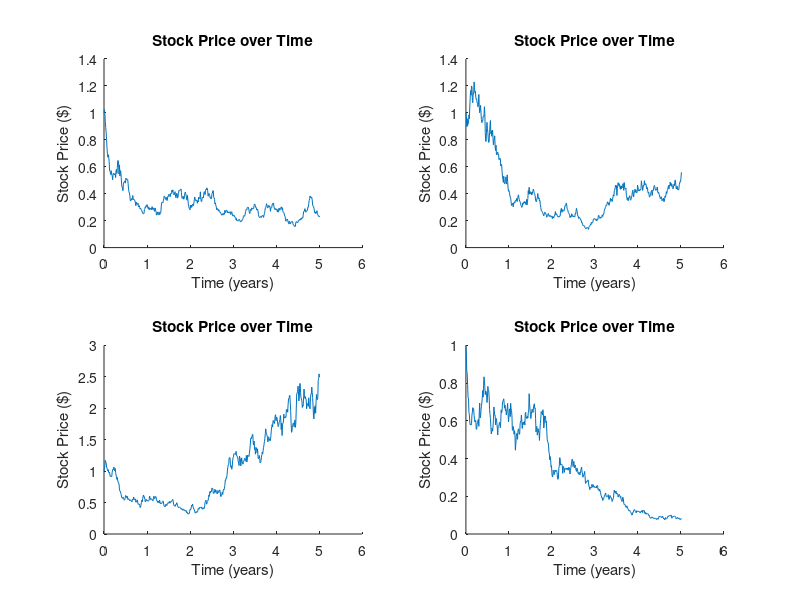

The MATLAB source for this figure:
h=0.01;
u=0.1;
o=0.5;
S0=1.0;
S=0:0.01:5;
S(1)=S0;
n = 0:0.01:5.01;

for x=1:4
    index = 1;
    subplot(2,2,x);
    xlabel('Time (years)')
    ylabel('Stock Price ($)')
    title('Stock Price over Time')
    hold on
    for t=0:0.01:5
        S(index+1) = S(index)*exp(h*(u-o^2/2)+o*normrnd(0, sqrt(h)));
        index=index+1;
    end    
    plot(n,S)
end

hold off